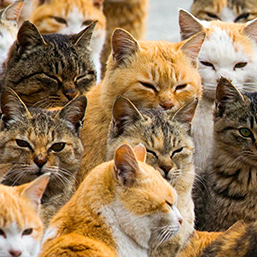
//> input picture Experiments_PhaseCorrelation2/data/data_test_frames_ShiftX_0/frame_00001.png, 257 x 257 px, given in place of the camera
$ ./VideoNav   (built with g++ and OpenCV 4)
//> lines starting //> are read from the running program, lines starting //| are printed output that depends on the picture
//#include "stdafx.h"

#include "opencv2/core/core.hpp"
#include "opencv2/highgui/highgui.hpp"
#include "opencv2/imgproc/imgproc.hpp"
#include "opencv2/imgproc/imgproc_c.h"
#include <iostream>

using namespace cv;
using namespace std;

static void fftShift(InputOutputArray _out)
{
    Mat out = _out.getMat();

    if(out.rows == 1 && out.cols == 1)
    {
        // trivially shifted.
        return;
    }

    vector<Mat> planes;
    split(out, planes);

    int xMid = out.cols >> 1;
    int yMid = out.rows >> 1;

    bool is_1d = xMid == 0 || yMid == 0;

    if(is_1d)
    {
        xMid = xMid + yMid;

        for(size_t i = 0; i < planes.size(); i++)
        {
            Mat tmp;
            Mat half0(planes[i], Rect(0, 0, xMid, 1));
            Mat half1(planes[i], Rect(xMid, 0, xMid, 1));

            half0.copyTo(tmp);
            half1.copyTo(half0);
            tmp.copyTo(half1);
        }
    }
    else
    {
        for(size_t i = 0; i < planes.size(); i++)
        {
            // perform quadrant swaps...
            Mat tmp;
            Mat q0(planes[i], Rect(0,    0,    xMid, yMid));
            Mat q1(planes[i], Rect(xMid, 0,    xMid, yMid));
            Mat q2(planes[i], Rect(0,    yMid, xMid, yMid));
            Mat q3(planes[i], Rect(xMid, yMid, xMid, yMid));

            q0.copyTo(tmp);
            q3.copyTo(q0);
            tmp.copyTo(q3);

            q1.copyTo(tmp);
            q2.copyTo(q1);
            tmp.copyTo(q2);
        }
    }

    merge(planes, out);
}

void findMagnitude(InputArray _src, OutputArray _dst)
{
	Mat mag = _dst.getMat();
	Mat padded;
	Mat f = _src.getMat();
	int m = getOptimalDFTSize(f.rows);
	int n = getOptimalDFTSize(f.cols);
	copyMakeBorder(f, padded, 0, m - f.rows, 0, n - f.cols, BORDER_CONSTANT, Scalar::all(0));

	Mat planes[] = {Mat_<float>(padded), Mat::zeros(padded.size(), CV_32F)};
	Mat complexI;
	merge(planes, 2, complexI);

	dft(complexI, complexI);

	split(complexI, planes);
	magnitude(planes[0], planes[1], planes[0]);
	Mat tmp = planes[0];
	mag = tmp;
}

int main(int, char* [])
{
    int key = 0;

	float accum_x = 0.0f;
	float accum_y = 0.0f;
	float accum_angle = 0.0f;
	float accum_scale = 1.0f;

//    VideoCapture video("/home/ar/dev-git.git/dev.opencv/VideoNav9_CMake/data/video.avi");
    VideoCapture video(0);
	Mat frame1, frame2, frame1_crop, frame2_crop, FFT1, FFT2, FFT1m, FFT2m, hann, f1, f2, frame1_crop_gray, frame2_crop_gray, FFT1c, FFT2c, frame2_crop_gray_rot;
    Mat map(30000,30000, CV_8UC3);
//	imshow("map", map);

	Mat track(1000,1000, CV_8UC3);

	float k = 5.0f;

// [5 lines of commented-out code are left out]
    bool isStarted = false;
	int n = 100;
    do
    {
		if (!video.read(frame2)) break;
//> frame2 is the input picture: 257 rows x 257 cols, CV_8UC3; mean B, G, R 90.1, 124.7, 153.3
		if (!video.read(frame2)) break;
		if (!video.read(frame2)) break;
		if (!video.read(frame2)) break;
		if (!video.read(frame2)) break;
		if (!video.read(frame2)) break;
		if (!video.read(frame2)) break;
		if (!video.read(frame2)) break;
		if (!video.read(frame2)) break;
		if (!video.read(frame2)) break;
        if(frame1.empty())
        {
            frame1 = frame2.clone();
        }
// [15 lines of commented-out code are left out]

		int size = min(frame1.cols,frame1.rows);
//> size = 257
///		int size = 256;
		Rect roi;
		roi.x = frame1.cols/2 - size/2;
//> roi = Rect(0, 0, 0, 0)
		roi.y = frame1.rows/2 - size/2;
		roi.width = size;
//> roi = Rect(0, 0, 257, 0)
		roi.height = size;
//> roi = Rect(0, 0, 257, 257)
		frame1_crop = frame1(roi);
		frame2_crop = frame2(roi);

		cvtColor(frame1_crop, frame1_crop_gray, CV_RGB2GRAY);
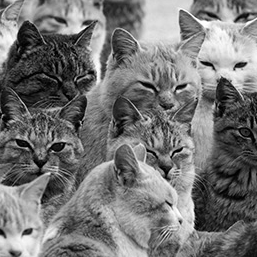
//> frame1_crop_gray: 257 rows x 257 cols, CV_8UC1; min 0, max 255, mean 117.6
		cvtColor(frame2_crop, frame2_crop_gray, CV_RGB2GRAY);
		imshow("frame1cropGray", frame1_crop_gray);
//		imshow("frame2cropGray", frame2_crop_gray);

		frame1_crop_gray.convertTo(f1, CV_32F);
		frame2_crop_gray.convertTo(f2, CV_32F);

// -----------------------------------------------------------------
		Mat padded1;
		int m1 = getOptimalDFTSize(f1.rows);
//> m1 = 270
		int n1 = getOptimalDFTSize(f1.cols);
//> n1 = 270
		copyMakeBorder(f1, padded1, 0, m1 - f1.rows, 0, n1 - f1.cols, BORDER_CONSTANT, Scalar::all(0));
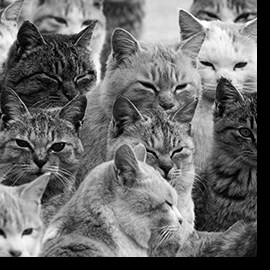
//> padded1: 270 rows x 270 cols, CV_32FC1; min 0, max 255, mean 106.5

		Mat planes1[] = {Mat_<float>(padded1), Mat::zeros(padded1.size(), CV_32F)};
//> planes1[1]: 270 rows x 270 cols, CV_32FC1; every value is 0
		Mat complexI1;
		merge(planes1, 2, complexI1);

		dft(complexI1, complexI1);

		split(complexI1, planes1);
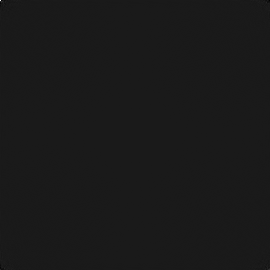
//> planes1[0]: 270 rows x 270 cols, CV_32FC1; min -883698.4, max 7765861, mean 78; drawn with min black and max white
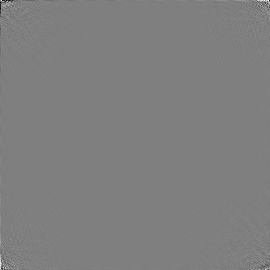
//> planes1[1]: 270 rows x 270 cols, CV_32FC1; min -446535.6, max 446535.6, mean 0; drawn with min black and max white
		magnitude(planes1[0], planes1[1], planes1[0]);
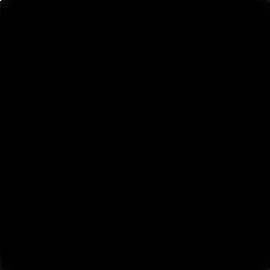
//> planes1[0]: 270 rows x 270 cols, CV_32FC1; min 17.48, max 7765861, mean 5971.4; drawn with min black and max white
		FFT1 = planes1[0];

		fftShift(FFT1);
//> the loop in fftShift, `for(size_t i = 0; i < planes.size(); i++)` made 1 pass

// [19 lines of commented-out code are left out]
		Mat padded2;
		int m2 = getOptimalDFTSize(f2.rows);
		int n2 = getOptimalDFTSize(f2.cols);
		copyMakeBorder(f2, padded2, 0, m2 - f2.rows, 0, n2 - f2.cols, BORDER_CONSTANT, Scalar::all(0));

		Mat planes2[] = {Mat_<float>(padded2), Mat::zeros(padded2.size(), CV_32F)};
		Mat complexI2;
		merge(planes2, 2, complexI2);

		dft(complexI2, complexI2);

		split(complexI2, planes2);
		magnitude(planes2[0], planes2[1], planes2[0]);
		FFT2 = planes2[0];

		fftShift(FFT2);
//> the loop in fftShift (call 2), `for(size_t i = 0; i < planes.size(); i++)` made 1 pass

// [15 lines of commented-out code are left out]

		float magnitude = 40.0f;
		Mat spectrum1_lp = cv::Mat::zeros(FFT1.size(), CV_32F);
		IplImage ispectrum1 = FFT1, ispectrum1_lp = spectrum1_lp;
		cvLogPolar(&ispectrum1, &ispectrum1_lp, cvPoint2D32f(FFT1.cols/2, FFT1.rows/2), magnitude);
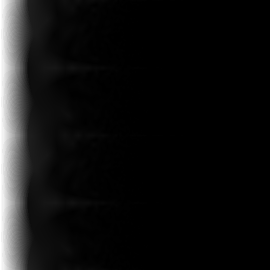
//> ispectrum1_lp: 270 rows x 270 cols, CV_32FC1; min 0, max 7765861, mean 555010.5; drawn with min black and max white
	//    cvLogPolar(&ispectrum1, &ispectrum1_lp, cvPoint2D32f(0, 0), 40);

		Mat spectrum2_lp = cv::Mat::zeros(FFT2.size(), CV_32F);
		IplImage ispectrum2 = FFT2, ispectrum2_lp = spectrum2_lp;
		cvLogPolar(&ispectrum2, &ispectrum2_lp, cvPoint2D32f(FFT2.cols/2, FFT2.rows/2), magnitude);

		Rect roi_lp;
		roi_lp.x = 120;
		roi_lp.y = 0;
		roi_lp.width = 80;
		roi_lp.height = spectrum1_lp.rows;
		FFT1c = spectrum1_lp(roi_lp);
		FFT2c = spectrum2_lp(roi_lp);
// [6 lines of commented-out code are left out]

		createHanningWindow(hann, spectrum1_lp.size(), CV_32F);
		cv::Point2d pt = cv::phaseCorrelate(spectrum1_lp, spectrum2_lp,hann);
		float Scale = exp(pt.x/magnitude);
		float Rotation = pt.y*360/(FFT1.cols);
		cout << "Scale = " << Scale << " Rotation = " << Rotation << std::endl;
//| Scale = 1 Rotation = 0

// [10 lines of commented-out code are left out]
		Mat rot_matrix = getRotationMatrix2D(cvPoint2D32f(frame2_crop_gray.cols/2, frame2_crop_gray.rows/2), Rotation, Scale);
		warpAffine(frame2_crop_gray, frame2_crop_gray_rot, rot_matrix, frame2_crop_gray.size());

		size = 128;
		roi.x = frame1_crop_gray.cols/2 - size/2;
		roi.y = frame1_crop_gray.rows/2 - size/2;
		roi.width = size;
		roi.height = size;
		Mat frame1stich = frame1_crop_gray(roi);
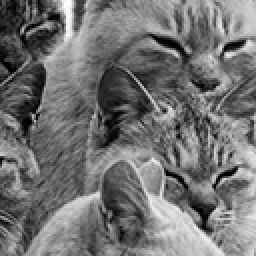
//> frame1stich: 128 rows x 128 cols, CV_8UC1 (shown 2 times larger); min 0, max 254, mean 114.5

		size = 128;
		roi.x = frame2_crop_gray_rot.cols/2 - size/2;
		roi.y = frame2_crop_gray_rot.rows/2 - size/2;
		roi.width = size;
		roi.height = size;
		Mat frame2stich = frame2_crop_gray_rot(roi);
///		imshow("rotation scale", frame2stich);

		Mat f1offset,f2offset;
		frame1_crop_gray.convertTo(f1offset, CV_32F);
		frame2_crop_gray_rot.convertTo(f2offset, CV_32F);

		Mat hann_offset;
        createHanningWindow(hann_offset, f1offset.size(), CV_32F);
        Point2d shift = phaseCorrelate(f1offset, f2offset, hann_offset);
//> shift = Point(-2.84e-14, -2.84e-14)

//		cout << "x = " << shift.x << " y = " << shift.y << std::endl;


		// find track


/*		accum_x+=shift.x;
		accum_y+=shift.y;*/
		accum_angle+=Rotation;
		accum_scale*=Scale;

		float xr = -(shift.x*cos(-accum_angle*3.14f/180.0f) - shift.y*sin(-accum_angle*3.14f/180.0f));
//> xr = 2.84e-14
		float yr = -(shift.x*sin(-accum_angle*3.14f/180.0f) + shift.y*cos(-accum_angle*3.14f/180.0f));
//> yr = 2.84e-14
		accum_x+=xr;
//> accum_x = 2.84e-14
		accum_y+=yr;
//> accum_y = 2.84e-14

		cout << "x = " << accum_x << " y = " << accum_y << std::endl;
//| x = 2.84217e-14 y = 2.84217e-14

		Mat frame2_global;
		Mat rot_matrix_global = getRotationMatrix2D(cvPoint2D32f(frame2_crop_gray.cols/2, frame2_crop_gray.rows/2), accum_angle, accum_scale);
		warpAffine(frame2, frame2_global, rot_matrix_global, frame2.size());
		imshow("result", frame2_global);

		Rect map_roi;
// [4 lines of commented-out code are left out]
		map_roi.x = map.cols/2 + accum_x;
//> map_roi = Rect(15000, 0, 0, 0)
		map_roi.y = map.rows/2 + accum_y;
//> map_roi = Rect(15000, 15000, 0, 0)
		map_roi.width = 400;
//> map_roi = Rect(15000, 15000, 400, 0)
		map_roi.height = 400;
//> map_roi = Rect(15000, 15000, 400, 400)
		Mat r = map(map_roi);
//> r: 400 rows x 400 cols, CV_8UC3; every value is 0

		Rect f_roi;
		f_roi.x = frame2_global.cols/2 - 200;
		f_roi.y = frame2_global.rows/2 - 200;
		f_roi.width = 400;
		f_roi.height = 400;
//> (the run ends here: the program stops with an error, at `Mat fr = frame2_global(f_roi);`)

$ run again, on Experiments_PhaseCorrelation2/data/data_test_frames_ShiftX_0/frame_00002.png
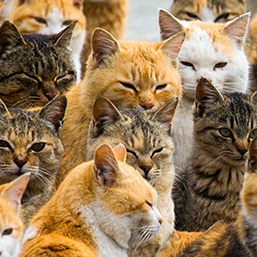
//> input picture Experiments_PhaseCorrelation2/data/data_test_frames_ShiftX_0/frame_00002.png, 257 x 257 px, given in place of the camera
//> frame2 is the input picture: 257 rows x 257 cols, CV_8UC3; mean B, G, R 89.5, 124.1, 152.4
//> `copyMakeBorder(f1, padded1, 0, m1 - f1.rows, 0, n1 - f1.cols, BORDER_C..`:
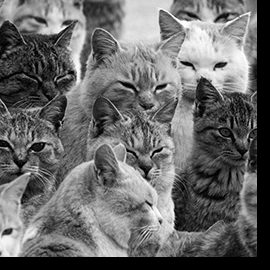
//> padded1: 270 rows x 270 cols, CV_32FC1; min 0, max 255, mean 106
//> the loop in fftShift, `for(size_t i = 0; i < planes.size(); i++)` made 1 pass
//> the loop in fftShift (call 2), `for(size_t i = 0; i < planes.size(); i++)` made 1 pass
//| Scale = 1 Rotation = 0
//> `Mat frame1stich = frame1_crop_gray(roi);`:
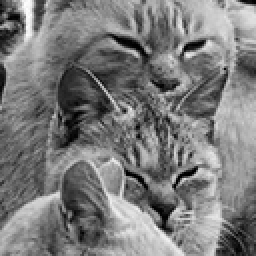
//> frame1stich: 128 rows x 128 cols, CV_8UC1 (shown 2 times larger); min 0, max 254, mean 123.5
//> shift = Point(0, 0)
//> xr = 0
//| x = 0 y = 0
//> `map_roi.x = map.cols/2 + accum_x;`: map_roi = Rect(15000, 0, 0, 0)
//> `map_roi.y = map.rows/2 + accum_y;`: map_roi = Rect(15000, 15000, 0, 0)
//> `map_roi.width = 400;`: map_roi = Rect(15000, 15000, 400, 0)
//> `map_roi.height = 400;`: map_roi = Rect(15000, 15000, 400, 400)
//> r: 400 rows x 400 cols, CV_8UC3; every value is 0

$ run again, on Experiments_PhaseCorrelation2/data/data_test_frames_ShiftX_0/frame_00003.png
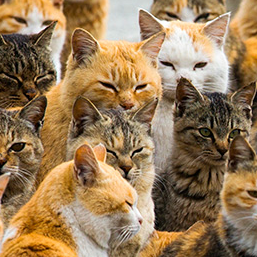
//> input picture Experiments_PhaseCorrelation2/data/data_test_frames_ShiftX_0/frame_00003.png, 257 x 257 px, given in place of the camera
//> frame2 is the input picture: 257 rows x 257 cols, CV_8UC3; mean B, G, R 88.8, 124.2, 152.8
//> `copyMakeBorder(f1, padded1, 0, m1 - f1.rows, 0, n1 - f1.cols, BORDER_C..`:
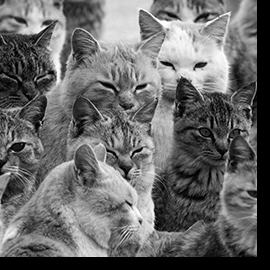
//> padded1: 270 rows x 270 cols, CV_32FC1; min 0, max 255, mean 105.9
//> the loop in fftShift, `for(size_t i = 0; i < planes.size(); i++)` made 1 pass
//> the loop in fftShift (call 2), `for(size_t i = 0; i < planes.size(); i++)` made 1 pass
//| Scale = 1 Rotation = 0
//> `Mat frame1stich = frame1_crop_gray(roi);`:
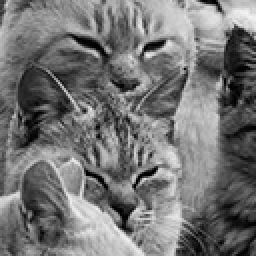
//> frame1stich: 128 rows x 128 cols, CV_8UC1 (shown 2 times larger); min 0, max 244, mean 116.6
//> shift = Point(5.68e-14, 0)
//> xr = -5.68e-14
//> yr = 0
//> accum_x = -5.68e-14
//> accum_y = 0
//| x = -5.68434e-14 y = 0
//> `map_roi.x = map.cols/2 + accum_x;`: map_roi = Rect(15000, 0, 0, 0)
//> `map_roi.y = map.rows/2 + accum_y;`: map_roi = Rect(15000, 15000, 0, 0)
//> `map_roi.width = 400;`: map_roi = Rect(15000, 15000, 400, 0)
//> `map_roi.height = 400;`: map_roi = Rect(15000, 15000, 400, 400)
//> r: 400 rows x 400 cols, CV_8UC3; every value is 0

$ run again, on Experiments_PhaseCorrelation2/data/data_test_frames_ShiftX_0/frame_00004.png
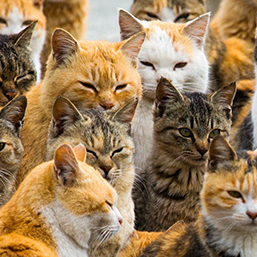
//> input picture Experiments_PhaseCorrelation2/data/data_test_frames_ShiftX_0/frame_00004.png, 257 x 257 px, given in place of the camera
//> frame2 is the input picture: 257 rows x 257 cols, CV_8UC3; mean B, G, R 90.6, 125.6, 153.9
//> the loop in fftShift, `for(size_t i = 0; i < planes.size(); i++)` made 1 pass
//> the loop in fftShift (call 2), `for(size_t i = 0; i < planes.size(); i++)` made 1 pass
//| Scale = 1 Rotation = 0
//> `Mat frame1stich = frame1_crop_gray(roi);`:
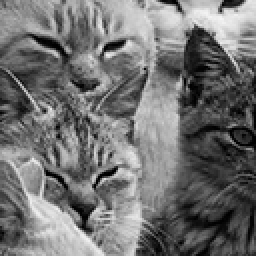
//> frame1stich: 128 rows x 128 cols, CV_8UC1 (shown 2 times larger); min 0, max 246, mean 113.6
//> shift = Point(0, 0)
//> xr = 0
//| x = 0 y = 0
//> `map_roi.x = map.cols/2 + accum_x;`: map_roi = Rect(15000, 0, 0, 0)
//> `map_roi.y = map.rows/2 + accum_y;`: map_roi = Rect(15000, 15000, 0, 0)
//> `map_roi.width = 400;`: map_roi = Rect(15000, 15000, 400, 0)
//> `map_roi.height = 400;`: map_roi = Rect(15000, 15000, 400, 400)
//> r: 400 rows x 400 cols, CV_8UC3; every value is 0
